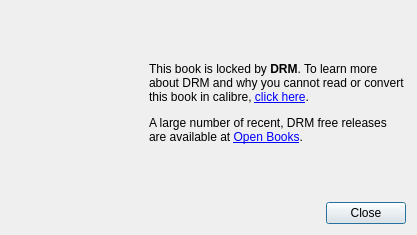
<?xml version="1.0" encoding="UTF-8"?>
<ui version="4.0">
 <class>Dialog</class>
 <widget class="QDialog" name="Dialog">
  <property name="geometry">
   <rect>
    <x>0</x>
    <y>0</y>
    <width>417</width>
    <height>235</height>
   </rect>
  </property>
  <property name="windowTitle">
   <string>This book is DRMed</string>
  </property>
  <property name="windowIcon">
   <iconset resource="../../../../resources/images.qrc">
    <normaloff>:/images/document-encrypt.png</normaloff>:/images/document-encrypt.png</iconset>
  </property>
  <layout class="QGridLayout" name="gridLayout">
   <item row="0" column="0">
    <widget class="QLabel" name="label">
     <property name="sizePolicy">
      <sizepolicy hsizetype="Preferred" vsizetype="Preferred">
       <horstretch>0</horstretch>
       <verstretch>0</verstretch>
      </sizepolicy>
     </property>
     <property name="maximumSize">
      <size>
       <width>132</width>
       <height>16777215</height>
      </size>
     </property>
     <property name="text">
      <string/>
     </property>
     <property name="pixmap">
      <pixmap resource="../../../../resources/images.qrc">:/images/document-encrypt.png</pixmap>
     </property>
    </widget>
   </item>
   <item row="0" column="1">
    <widget class="QLabel" name="msg">
     <property name="text">
      <string>&lt;p&gt;This book is locked by &lt;b&gt;DRM&lt;/b&gt;. To learn more about DRM and why you cannot read or convert this book in calibre, 
          &lt;a href=&quot;https://drmfree.calibre-ebook.com/about#drm&quot;&gt;click here&lt;/a&gt;.&lt;p&gt;A large number of recent, DRM free releases are 
          available at &lt;a href=&quot;https://drmfree.calibre-ebook.com&quot;&gt;Open Books&lt;/a&gt;.</string>
     </property>
     <property name="wordWrap">
      <bool>true</bool>
     </property>
     <property name="openExternalLinks">
      <bool>true</bool>
     </property>
    </widget>
   </item>
   <item row="1" column="0" colspan="2">
    <widget class="QDialogButtonBox" name="buttonBox">
     <property name="orientation">
      <enum>Qt::Horizontal</enum>
     </property>
     <property name="standardButtons">
      <set>QDialogButtonBox::Close</set>
     </property>
    </widget>
   </item>
  </layout>
 </widget>
 <resources>
  <include location="../../../../resources/images.qrc"/>
 </resources>
 <connections>
  <connection>
   <sender>buttonBox</sender>
   <signal>accepted()</signal>
   <receiver>Dialog</receiver>
   <slot>accept()</slot>
   <hints>
    <hint type="sourcelabel">
     <x>248</x>
     <y>254</y>
    </hint>
    <hint type="destinationlabel">
     <x>157</x>
     <y>274</y>
    </hint>
   </hints>
  </connection>
  <connection>
   <sender>buttonBox</sender>
   <signal>rejected()</signal>
   <receiver>Dialog</receiver>
   <slot>reject()</slot>
   <hints>
    <hint type="sourcelabel">
     <x>316</x>
     <y>260</y>
    </hint>
    <hint type="destinationlabel">
     <x>286</x>
     <y>274</y>
    </hint>
   </hints>
  </connection>
 </connections>
</ui>
